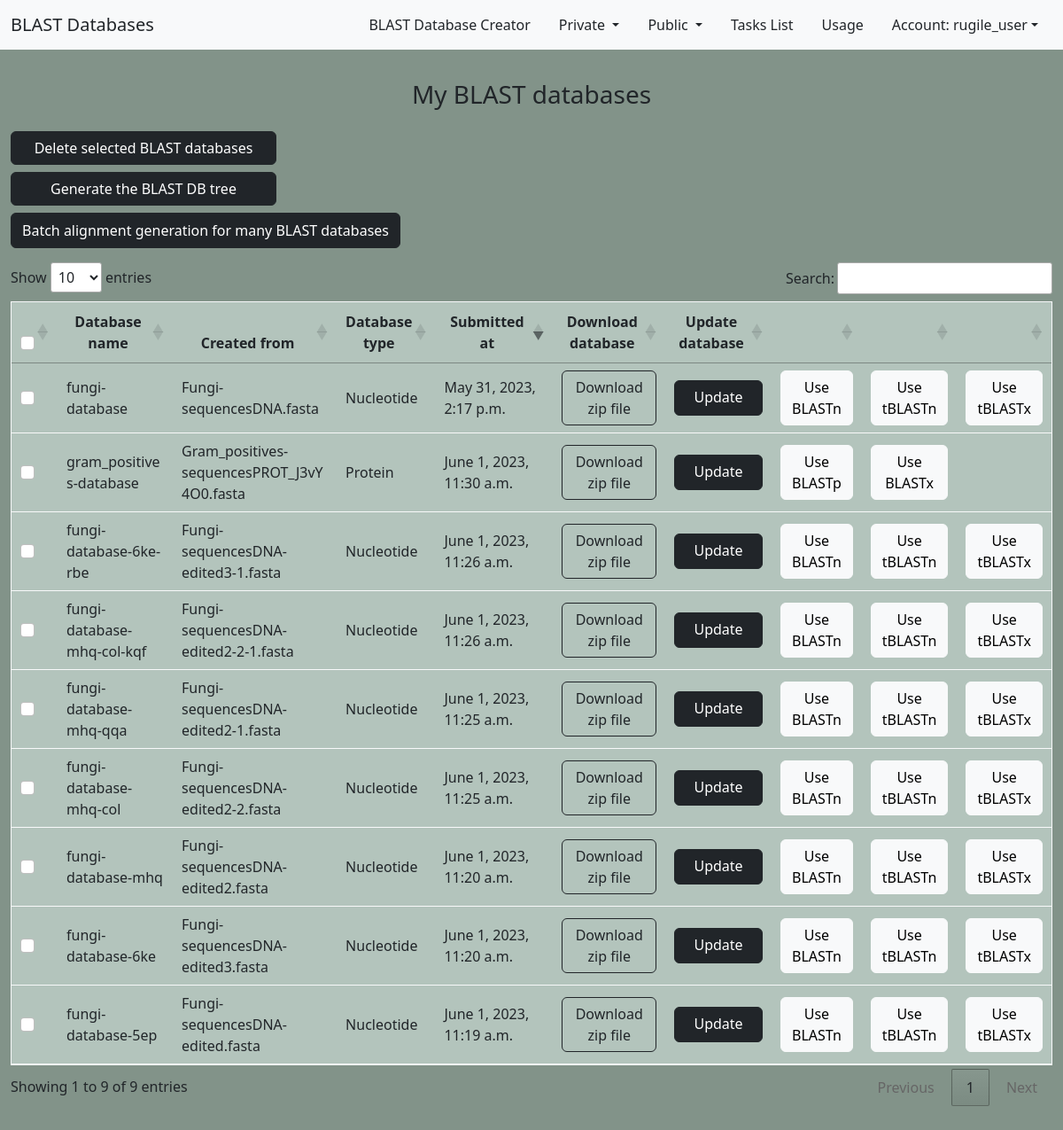
Page /my-blast-databases/ (signed in) on the committed database.
### blast_db_creator/models.py (models this page shows, shortened)
class BlastDBData(models.Model):
    user_input = models.ForeignKey(UserInput, on_delete=models.CASCADE)
    father_database = models.ForeignKey('self',
        on_delete=models.SET_NULL,
        null=True, blank=True)
    zip_file = models.FileField()
    slug = models.SlugField(primary_key=True)

class UserInput(models.Model):
    DB_types = (
        ("nucl", "Nucleotide"),
        ("prot", "Protein"),
    )
    file_types = (
        ("fasta", "Fasta"),
    )
    version = (
        ("4", "4"),
        ("5", "5"),
    )
    public_private = (
        ("public", "Public"),
        ("private", "Private"),
    )
    public_or_private = models.CharField(max_length=12, choices=public_private,
                                         default="public")
    user = models.ForeignKey(User, on_delete=models.CASCADE, blank=True,
                             null=True)
    input_file = models.FileField(upload_to='users_inputs/', validators=[
        FileExtensionValidator(allowed_extensions=['fasta'])])
    database_type = models.CharField(
        max_length=12, choices=DB_types, default="nucl")
    input_type = models.CharField(
        max_length=12, choices=file_types, default="fasta")
    name_of_blast_db = models.CharField(primary_key=True, max_length=100,
        error_messages={'unique': "This database name already exists."})
    database_title = models.CharField(max_length=200, blank=True)
    parse_seqids = models.BooleanField(blank=True)
    hash_index = models.BooleanField(blank=True)
    blastdb_version = models.CharField(
        max_length=12, choices=version, default="4")
    taxid = models.CharField(max_length=300, blank=True)
    taxid_map = models.FileField(upload_to='user_taxid_files/', blank=True)
    created = models.DateTimeField(editable=False, null=True)
    def filename(self):
        return os.path.basename(str(self.input_file))
    def print_type(self):
        if(self.database_type == "nucl"):
            return "Nucleotide"
        if(self.database_type == "prot"):
            return "Protein"

### blast_db_creator/views.py (the view, shortened to what this page needs)
# urls.py: path('my-blast-databases/', views.private_blastdb, name='privatedb'),
@login_required(login_url='login')
def private_blastdb(request):
    blast_db_data = BlastDBData.objects \
        .filter(user_input__public_or_private="private")
    logger.info(
        f"Retrieval of BLAST databases objects "
        f"was successful."
    )
    context = {
        'blast_db_data': blast_db_data,
    }
    return render(request, "blast_db_creator/private_db.html", context)

### blast_db_creator/templates/blast_db_creator/private_db.html (shortened to what this page needs)
{% extends "blast_db_creator/base.html" %}
{% load static %}
{% block head %}
<link
    rel="stylesheet"
    href="https://cdn.datatables.net/1.13.4/css/jquery.dataTables.css" />
{% endblock %}
{% block navigation %}
<a class="navbar-brand text-dark" href="{% url 'home' %}">BLAST Databases</a>
{% endblock %}
{% block table %}
{% if user.is_authenticated %}
<div class="container-fluid margin-table" data-aos="fade-up">
    <div class="top-margin text-center mb-4">
        <h3>My BLAST databases</h3>
    </div>
    <div class="mb-3">
        <input
            type="submit"
            class="btn btn-dark btn-rounded fit"
            id="deleteblastdb"
            value="Delete selected BLAST databases">
        <br>
        <input
            class="btn btn-dark btn-rounded fit mt-2 collapsebutton"
            id="generate_tree"
            value="Generate the BLAST DB tree"
            data-bs-toggle="collapse"
            href="#chooseDB"
            role="button"
            aria-expanded="false"
            aria-controls="chooseDB">
        <br>
        <input
            type="align"
            class="btn btn-dark btn-rounded mt-2 collapsebutton"
            id="alignblastdb"
            value="Batch alignment generation for many BLAST databases"
            data-bs-toggle="collapse"
            href="#choosetype"
            role="button"
            aria-expanded="false"
            aria-controls="choosetype">
        <br>
    </div>
    <table
        id="private_databases"
        class="table table-hover border border-light table-sm"
        style="background-color: #B3C4BC">
        <thead class="thead-light">
            <tr>
                <th scope="col">
                    <input
                        type="checkbox"
                        id="select_all"
                        class="checkbox_del form-check-input"
                        value="selectall"
                        />
                </th>
                <th scope="col">Database name</th>
                <th scope="col">Created from</th>
                <th scope="col">Database type</th>
                <th scope="col">Submitted at</th>
                <th scope="col">Download database</th>
                <th scope="col">Update database</th>
                <th scope="col"></th>
                <th scope="col"></th>
                <th scope="col"></th>
            </tr>
        </thead>
        <tbody>
            {% for db_files in blast_db_data %}
                {% if db_files.user_input %}
                    {% if db_files.user_input.public_or_private == 'private' %}
                        {% if db_files.user_input.user == user %}
                            <tr id="{{ db_files.user_input.name_of_blast_db }}">
                                <td class="align-middle">
                                    <input
                                        type="checkbox"
                                        id="delete_db"
                                        class="checkbox form-check-input"
                                        name="blast_db_names[]"
                                        value="{{ db_files.user_input.name_of_blast_db }}"
                                    >
                                </td>
                                <td class="align-middle wrap">
                                    {{ db_files.user_input.name_of_blast_db }}
                                </td>
                                <td class="align-middle wrap">
                                    {{ db_files.user_input.filename }}</td>
                                <td class="align-middle">
                                    {{ db_files.user_input.print_type }}</td>
                                <td class="align-middle">
                                    {{ db_files.user_input.created }}
                                </td>
                                <td class="align-middle">
                                    <a
                                    class="btn btn-outline-dark"
                                    href="{{ db_files.zip_file.url }}">
                                    Download zip file
                                    </a>
                                </td>
                                <td class="align-middle">
                                    <a
                                        class="btn btn-dark fitbutton"
                                        href="{% url 'update' db_files.slug %}">
                                        Update
                                    </a>
                                </td>
                                {% if db_files.user_input.database_type == 'nucl' %}
                                <td class="align-middle">
                                    <a
                                        class="btn btn-light"
                                        href="{% url 'blastn' db_files.slug %}">
                                        Use BLASTn
                                    </a>
                                </td>
                                <td class="align-middle">
                                    <a
                                        class="btn btn-light"
                                        href="{% url 'tblastn' db_files.slug %}">
                                        Use tBLASTn
                                    </a>
                                </td>
                                <td class="align-middle">
                                    <a
                                        class="btn btn-light"
                                        href="{% url 'tblastx' db_files.slug %}">
                                        Use tBLASTx
                                    </a>
                                </td>
                                {% elif db_files.user_input.database_type == 'prot' %}
                                <td class="align-middle">
                                    <a
                                        class="btn btn-light"
                                        href="{% url 'blastp' db_files.slug %}">
                                        Use BLASTp
                                    </a>
                                </td>
                                <td class="align-middle">
                                    <a
                                        class="btn btn-light"
                                        href="{% url 'blastx' db_files.slug %}">
                                        Use BLASTx
                                    </a>
                                </td>
                                <td></td>
                                {% endif %}
                            </tr>
                        {% endif %}
                    {% endif %}
                {% endif %}
            {% endfor %}
        </tbody>
    </table>
</div>
{% endif %}
{% endblock %}

### blast_db_creator/templates/blast_db_creator/base.html (shortened to what this page needs)
{% load static %}
<!DOCTYPE html>
<html>
	<head>
		<link
			href="https://cdn.jsdelivr.net/npm/bootstrap@5.2.3/dist/css/bootstrap.min.css"
			rel="stylesheet"
>
		<link
			rel="stylesheet"
			type="text/css"
			href="{% static '/blast_db_creator/css/main.css' %}">
		<link
			rel="stylesheet"
			href="https://cdn.jsdelivr.net/npm/bootstrap-icons@1.10.5/font/bootstrap-icons.css">
		<link
			href="https://unpkg.com/aos@2.3.1/dist/aos.css"
			rel="stylesheet">
		{% block head %}{% endblock %}
	</head>
	<body>
		<nav class="navbar navbar-custom fixed-top navbar-expand-lg bg-light \
			mb-2">
			<div class="container-fluid">
				{% block navigation %}{% endblock %}
				<ul class="nav navigation-fit">
					{% if user.is_authenticated %}
					<li class="nav-item">
						<a
							class="nav-link text-dark"
							href="{% url 'createuserdb' %}">
							BLAST Database Creator
						</a>
					</li>
					<li>
						<a
							class="nav-link dropdown-toggle text-dark"
							data-bs-toggle="dropdown">
							Private
						</a>
					</li>
					<li class="nav-item dropdown">
						<a
							class="nav-link dropdown-toggle text-dark"
							data-bs-toggle="dropdown">
							Public
						</a>
					</li>
					<li class="nav-item">
						<a
							id="tasks"
							class="nav-link text-dark"
							href="{% url 'task_list' %}">Tasks List
						</a>
					</li>
					<li class="nav-item">
						<a
							class="nav-link text-dark"
							href="{% url 'usage' %}">Usage</a>
					</li>
					<li class="nav-item dropdown ">
						<a
							class="nav-link dropdown-toggle text-dark"
							data-bs-toggle="dropdown">
							Account: {{ user.username }}</a>
					</li>
					{% endif %}
				</ul>
			</div>
		</nav>
		{% block table %}
		{% endblock %}
	</body>
</html>

### blast_db_creator/static/blast_db_creator/css/main.css (style rules this page uses)
body { background-color: #829389; }
.top-margin { margin-top: 90px; }
.margin-table { margin-top: 80px !important; margin-bottom: 80px !important; }
td { margin-top: 10px; }
.navbar-brand { color: black; }
.fit { width: 300px; }
.fitbutton { width: 100px; height: 40px; }
.navigation-fit li { position: relative; left:0; }
#private_databases th { text-align: center; }
#alignblastdb { width: 440px; height: 40px; }
.wrap { overflow-wrap: break-word; word-wrap: break-word; word-break: break-word; white-space: normal; }

### rows in the picture
BlastDBData: user_input.name_of_blast_db "fungi-database", user_input.filename "Fungi-sequencesDNA.fasta", user_input.print_type "Nucleotide", user_input.created "May 31, 2023, 2:17 p.m.", shows "Use BLASTn"
BlastDBData: user_input.name_of_blast_db "fungi-database-5ep", user_input.filename "Fungi-sequencesDNA-edited.fasta", user_input.print_type "Nucleotide", user_input.created "June 1, 2023, 11:19 a.m.", shows "Use BLASTn"
BlastDBData: user_input.name_of_blast_db "fungi-database-mhq", user_input.filename "Fungi-sequencesDNA-edited2.fasta", user_input.print_type "Nucleotide", user_input.created "June 1, 2023, 11:20 a.m.", shows "Use BLASTn"
BlastDBData: user_input.name_of_blast_db "fungi-database-6ke", user_input.filename "Fungi-sequencesDNA-edited3.fasta", user_input.print_type "Nucleotide", user_input.created "June 1, 2023, 11:20 a.m.", shows "Use BLASTn"
BlastDBData: user_input.name_of_blast_db "fungi-database-mhq-qqa", user_input.filename "Fungi-sequencesDNA-edited2-1.fasta", user_input.print_type "Nucleotide", user_input.created "June 1, 2023, 11:25 a.m.", shows "Use BLASTn"
BlastDBData: user_input.name_of_blast_db "fungi-database-mhq-col", user_input.filename "Fungi-sequencesDNA-edited2-2.fasta", user_input.print_type "Nucleotide", user_input.created "June 1, 2023, 11:25 a.m.", shows "Use BLASTn"
BlastDBData: user_input.name_of_blast_db "fungi-database-6ke-rbe", user_input.filename "Fungi-sequencesDNA-edited3-1.fasta", user_input.print_type "Nucleotide", user_input.created "June 1, 2023, 11:26 a.m.", shows "Use BLASTn"
BlastDBData: user_input.name_of_blast_db "fungi-database-mhq-col-kqf", user_input.filename "Fungi-sequencesDNA-edited2-2-1.fasta", user_input.print_type "Nucleotide", user_input.created "June 1, 2023, 11:26 a.m.", shows "Use BLASTn"
BlastDBData: user_input.name_of_blast_db "gram_positives-database", user_input.filename "Gram_positives-sequencesPROT_J3vY4O0.fasta", user_input.print_type "Protein", user_input.created "June 1, 2023, 11:30 a.m.", shows "Use BLASTp"

### other values in the picture
{{ user.username }} "rugile_user"
